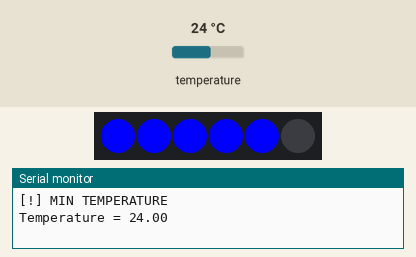
Recording of a program running on a simulated ESP32. Parts: 6 RGB LEDs in strip order, left to right, the last lines printed to the serial monitor. Inputs (shaded band) come from the test bench; at power-on: temperature 24 °C. Dim RGB values are drawn brighter than linear.

Above: at 2.8 s.
2.9 s: temperature set to 25.4 °C
5.6 s: temperature set to 26.9 °C
At 6.82 s:
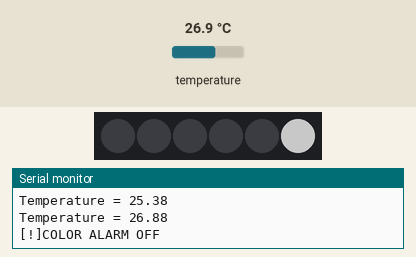
8.4 s: temperature set to 27.6 °C
At 10.41 s:
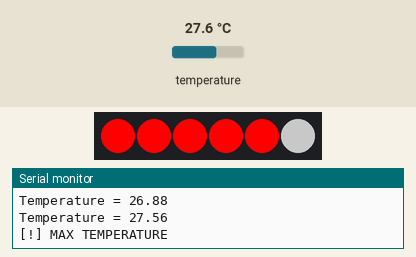
12.3 s: temperature set to 12 °C
At 14.65 s:
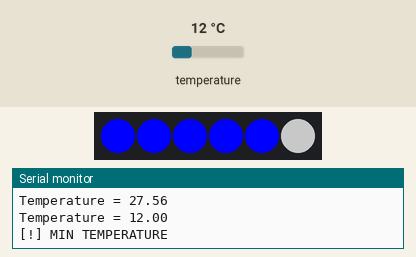
15.0 s: temperature set to 28 °C
At 16.76 s:
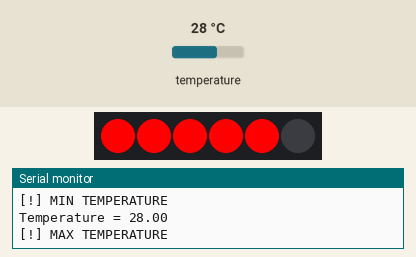
Timing chart, 0 to 18.7 s (numbered marks = the images above; inputs shaded):
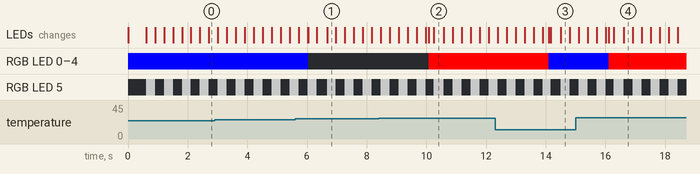

The program:

main.cpp
```cpp
#include <Arduino.h>
#include "color_alarm.h"
#include "temperature.h"

float refreshTemperature();
void controlAlarms();

void setup()
{
  Serial.begin(115200);
  IUDA::ColorAlarm::setupColorAlarm();
  IUDA::Temperature::setupTemperature();
}

void loop()
{
  IUDA::ColorAlarm::programRunning();
  controlAlarms();
}

/**
 * @brief Refreshes the temperature only every 2 seconds.
 *
 * This function is used to limit the amount of times the temperature is
 * refreshed from the DS18B20 sensor. It is refreshed every 2 seconds.
 *
 * @return The current temperature.
 */
float refreshTemperature()
{
  static float temperature = IUDA::Temperature::getTemperature();
  static unsigned long current_time = millis();
  const int refresh_time = 2000;

  if (millis() - current_time <= refresh_time)
  {
    return temperature;
  }

  temperature = IUDA::Temperature::getTemperature();
  Serial.println("Temperature = " + String(temperature));
  current_time = millis();

  return temperature;
}

/**
 * @brief Controls the color alarm based on the current temperature.
 *
 * This function is the main state machine for the color alarm. It
 * controls the color alarm based on the current temperature. The
 * temperatures are defined as follows:
 * - The alarm is turned off if the temperature is between
 *   26 and 27 degrees Celsius.
 * - The alarm is set to the "min temperature" color if the
 *   temperature is below 26 degrees Celsius.
 * - The alarm is set to the "max temperature" color if the
 *   temperature is above 27 degrees Celsius.
 */
void controlAlarms()
{
  static int normal_temperature = 0;
  static int max_temperature_state = 1;
  static int min_temperature_state = 2;
  static int actual_state = normal_temperature;

  const int max_temperature = 27;
  const int min_temperature = 26;

  float temperature = refreshTemperature();

  if (temperature >= max_temperature)
  {
    if (actual_state != max_temperature_state)
    {
      IUDA::ColorAlarm::maxTemperature();
      actual_state = max_temperature_state;
    }
  }
  else if (temperature <= min_temperature)
  {
    if (actual_state != min_temperature_state)
    {
      IUDA::ColorAlarm::minTemperature();
      actual_state = min_temperature_state;
    }
  }
  else
  {
    if (actual_state != normal_temperature)
    {
      IUDA::ColorAlarm::turnOff();
      actual_state = normal_temperature;
    }
  }
}
```

color_alarm.cpp
```cpp
#include <Arduino.h>
#include "Adafruit_NeoPixel.h"
#include "color_alarm.h"

#define COLOR_ALARM_PIN 23 //LEDS pin
#define NUMPIXELS 6 // Popular NeoPixel ring size

Adafruit_NeoPixel pixels(NUMPIXELS, COLOR_ALARM_PIN, NEO_GRB + NEO_KHZ800);

namespace IUDA{
    namespace ColorAlarm{
        /**
         * @brief Initializes the NeoPixel strip.
         *
         * This function needs to be called once before any other color alarm
         * functions. It sets up the NeoPixel strip and allocates memory for
         * the pixels. After calling this function the strip is ready to be
         * used.
         */
        void setupColorAlarm(){
            pixels.begin();
        }

        void turnOff(){
            for(int i=0; i<NUMPIXELS-1; i++){
                pixels.setPixelColor(i, pixels.Color(0, 0, 0));
            }
            pixels.show();
            // pixels.clear();
            Serial.println("[!]COLOR ALARM OFF");
        }

        void maxTemperature(){
            for(int i=0; i<NUMPIXELS-1; i++){
                pixels.setPixelColor(i, pixels.Color(255, 0, 0));
            }
            pixels.show();
            Serial.println("[!] MAX TEMPERATURE");
        }

        void minTemperature(){
            for(int i=0; i<NUMPIXELS-1; i++){
                pixels.setPixelColor(i, pixels.Color(0, 0, 255));
            }
            pixels.show();
            Serial.println("[!] MIN TEMPERATURE");
        }

        /**
         * @brief Blinks the last LED on the strip to show that the program is running.
         *
         * This function should be called in the loop() function of the Arduino sketch.
         * It will blink the last LED on the strip and print a message to the serial
         * console to indicate that the program is running.
         */

        void programRunning(){
            static bool led_state = false;
            const int last_led = NUMPIXELS-1;
            static unsigned long current_time = millis();
            const int blink_delay = 300;

            if(millis() - current_time <= blink_delay){
                return;
            }

            if(led_state){
                pixels.setPixelColor(last_led, pixels.Color(100, 100, 100));
                pixels.show();
                led_state = false;
                // Serial.println("LED STATE ON");
            }else{
                pixels.setPixelColor(last_led, pixels.Color(0, 0, 0));
                pixels.show();
                led_state = true;
                // Serial.println("LED STATE OFF");
            }
            // Serial.println("[!] PROGRAM RUNNING");
            current_time = millis();
        }

    }
}
```

color_alarm.h
```cpp
#ifndef COLOR_ALARM_H_
#define COLOR_ALARM_H_

namespace IUDA{
    namespace ColorAlarm{
        void setupColorAlarm();
        void turnOff();
        void maxTemperature();
        void minTemperature();
        void programRunning();
    }
}

#endif
```

temperature.cpp
```cpp
#include <Arduino.h>
#include "DS18B20.h"
#include "temperature.h"

#define ONE_WIRE_BUS 22

OneWire oneWire(ONE_WIRE_BUS);
DS18B20 sensor(&oneWire);

namespace IUDA
{
    namespace Temperature
    {
        /**
         * @brief Initialises the DS18B20 temperature sensor.
         *
         * This function must be called before any other function in this
         * namespace can be used. It initialises the sensor and sets its
         * resolution to 10 bits.
         */
        void setupTemperature()
        {
            sensor.begin();
            sensor.setResolution(10);
        }

        float getTemperature()
        {
            sensor.requestTemperatures();
            //  wait until sensor is ready
            while (!sensor.isConversionComplete())
            {
                delay(1);
                // Serial.println("Waiting...");
            }
            // Serial.print("Temp: ");
            // Serial.println(sensor.getTempC());
            return sensor.getTempC();
        }

    }
}
```

temperature.h
```cpp
#ifndef TEMPERATURE_H_
#define TEMPERATURE_H_

namespace IUDA{
    namespace Temperature{

        void setupTemperature();
        float getTemperature();

    }
}

#endif
```

Measured:
- the behaviour switches between 26 and 26.1 °C on temperature (found by bisection; images 0 and 1)
- the behaviour switches between 26.9 and 27 °C on temperature (found by bisection; images 1 and 2)
- after the input at 5.6 s, the LEDs: first differ from a run without the input after 0.45 s (image 1)
- after the input at 8.4 s, the LEDs: first differ from a run without the input after 1.7 s (image 2 shows a later state)
- after the input at 12.3 s, the LEDs: first differ from a run without the input after 1.8 s (image 3)
- after the input at 15.0 s, the LEDs: first differ from a run without the input after 1.1 s (image 4)
